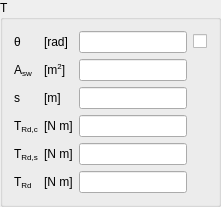
               <widget class="QGroupBox" name="groupBox">
                <property name="title">
                 <string>T</string>
                </property>
                <layout class="QGridLayout" name="gridLayout_17">
                 <item row="1" column="1">
                  <widget class="QLabelUnitMeasure" name="ASWTULSUMLabel">
                   <property name="text">
                    <string>&lt;html&gt;&lt;head/&gt;&lt;body&gt;&lt;p&gt;[m&lt;span style=&quot; vertical-align:super;&quot;&gt;2&lt;/span&gt;]&lt;/p&gt;&lt;/body&gt;&lt;/html&gt;</string>
                   </property>
                  </widget>
                 </item>
                 <item row="4" column="1">
                  <widget class="QLabelUnitMeasure" name="TRdCncrTULSUMLabel">
                   <property name="text">
                    <string>&lt;html&gt;&lt;head/&gt;&lt;body&gt;&lt;p&gt;[N m]&lt;/p&gt;&lt;/body&gt;&lt;/html&gt;</string>
                   </property>
                  </widget>
                 </item>
                 <item row="0" column="1">
                  <widget class="QLabelUnitMeasure" name="thetaTULSUMLabel">
                   <property name="text">
                    <string>&lt;html&gt;&lt;head/&gt;&lt;body&gt;&lt;p&gt;[rad]&lt;/p&gt;&lt;/body&gt;&lt;/html&gt;</string>
                   </property>
                  </widget>
                 </item>
                 <item row="6" column="0">
                  <widget class="QLabelRichName" name="TRdTULSLabel">
                   <property name="text">
                    <string>&lt;html&gt;&lt;head/&gt;&lt;body&gt;&lt;p&gt;T&lt;span style=&quot; vertical-align:sub;&quot;&gt;Rd&lt;/span&gt;&lt;/p&gt;&lt;/body&gt;&lt;/html&gt;</string>
                   </property>
                  </widget>
                 </item>
                 <item row="2" column="2">
                  <widget class="QLineEditValue" name="sTULSLEdit"/>
                 </item>
                 <item row="2" column="0">
                  <widget class="QLabelRichName" name="sTULSLabel">
                   <property name="text">
                    <string>&lt;html&gt;&lt;head/&gt;&lt;body&gt;&lt;p&gt;s&lt;/p&gt;&lt;/body&gt;&lt;/html&gt;</string>
                   </property>
                  </widget>
                 </item>
                 <item row="0" column="2">
                  <widget class="QLineEditValue" name="thetaTULSLEdit"/>
                 </item>
                 <item row="0" column="0">
                  <widget class="QLabelRichName" name="thetaTULSLabel">
                   <property name="text">
                    <string>&lt;html&gt;&lt;head/&gt;&lt;body&gt;&lt;p&gt;θ&lt;/p&gt;&lt;/body&gt;&lt;/html&gt;</string>
                   </property>
                  </widget>
                 </item>
                 <item row="1" column="2">
                  <widget class="QLineEditValue" name="ASWTULSLEdit"/>
                 </item>
                 <item row="4" column="2">
                  <widget class="QLineEditValue" name="TRdCncrTULSLEdit"/>
                 </item>
                 <item row="6" column="2">
                  <widget class="QLineEditValue" name="TRdTULSLEdit"/>
                 </item>
                 <item row="5" column="0">
                  <widget class="QLabelRichName" name="TRdSteelTULSLabel">
                   <property name="text">
                    <string>&lt;html&gt;&lt;head/&gt;&lt;body&gt;&lt;p&gt;T&lt;span style=&quot; vertical-align:sub;&quot;&gt;Rd,s&lt;/span&gt;&lt;/p&gt;&lt;/body&gt;&lt;/html&gt;</string>
                   </property>
                  </widget>
                 </item>
                 <item row="1" column="0">
                  <widget class="QLabelRichName" name="ASWTULSLabel">
                   <property name="text">
                    <string>&lt;html&gt;&lt;head/&gt;&lt;body&gt;&lt;p&gt;A&lt;span style=&quot; vertical-align:sub;&quot;&gt;sw&lt;/span&gt;&lt;/p&gt;&lt;/body&gt;&lt;/html&gt;</string>
                   </property>
                  </widget>
                 </item>
                 <item row="5" column="2">
                  <widget class="QLineEditValue" name="TRdSteelTULSLEdit"/>
                 </item>
                 <item row="6" column="1">
                  <widget class="QLabelUnitMeasure" name="TRdTULSUMLabel">
                   <property name="text">
                    <string>&lt;html&gt;&lt;head/&gt;&lt;body&gt;&lt;p&gt;[N m]&lt;/p&gt;&lt;/body&gt;&lt;/html&gt;</string>
                   </property>
                  </widget>
                 </item>
                 <item row="5" column="1">
                  <widget class="QLabelUnitMeasure" name="TRdSteelTULSUMLabel">
                   <property name="text">
                    <string>&lt;html&gt;&lt;head/&gt;&lt;body&gt;&lt;p&gt;[N m]&lt;/p&gt;&lt;/body&gt;&lt;/html&gt;</string>
                   </property>
                  </widget>
                 </item>
                 <item row="2" column="1">
                  <widget class="QLabelUnitMeasure" name="sTULSUMLabel">
                   <property name="text">
                    <string>&lt;html&gt;&lt;head/&gt;&lt;body&gt;&lt;p&gt;[m]&lt;/p&gt;&lt;/body&gt;&lt;/html&gt;</string>
                   </property>
                  </widget>
                 </item>
                 <item row="4" column="0">
                  <widget class="QLabelRichName" name="TRdCncrTULSLabel">
                   <property name="text">
                    <string>&lt;html&gt;&lt;head/&gt;&lt;body&gt;&lt;p&gt;T&lt;span style=&quot; vertical-align:sub;&quot;&gt;Rd,c&lt;/span&gt;&lt;/p&gt;&lt;/body&gt;&lt;/html&gt;</string>
                   </property>
                  </widget>
                 </item>
                 <item row="0" column="3">
                  <widget class="QCheckBoxReadOnly" name="thetaTULSCheckBox">
                   <property name="text">
                    <string/>
                   </property>
                  </widget>
                 </item>
                </layout>
                <zorder>thetaTULSLabel</zorder>
                <zorder>thetaTULSUMLabel</zorder>
                <zorder>ASWTULSUMLabel</zorder>
                <zorder>thetaTULSLEdit</zorder>
                <zorder>ASWTULSLabel</zorder>
                <zorder>ASWTULSLEdit</zorder>
                <zorder>sTULSLabel</zorder>
                <zorder>TRdCncrTULSUMLabel</zorder>
                <zorder>TRdSteelTULSUMLabel</zorder>
                <zorder>sTULSUMLabel</zorder>
                <zorder>TRdTULSLabel</zorder>
                <zorder>TRdCncrTULSLabel</zorder>
                <zorder>TRdSteelTULSLabel</zorder>
                <zorder>TRdTULSUMLabel</zorder>
                <zorder>TRdSteelTULSLEdit</zorder>
                <zorder>sTULSLEdit</zorder>
                <zorder>TRdTULSLEdit</zorder>
                <zorder>TRdCncrTULSLEdit</zorder>
                <zorder>thetaTULSCheckBox</zorder>
               </widget>
